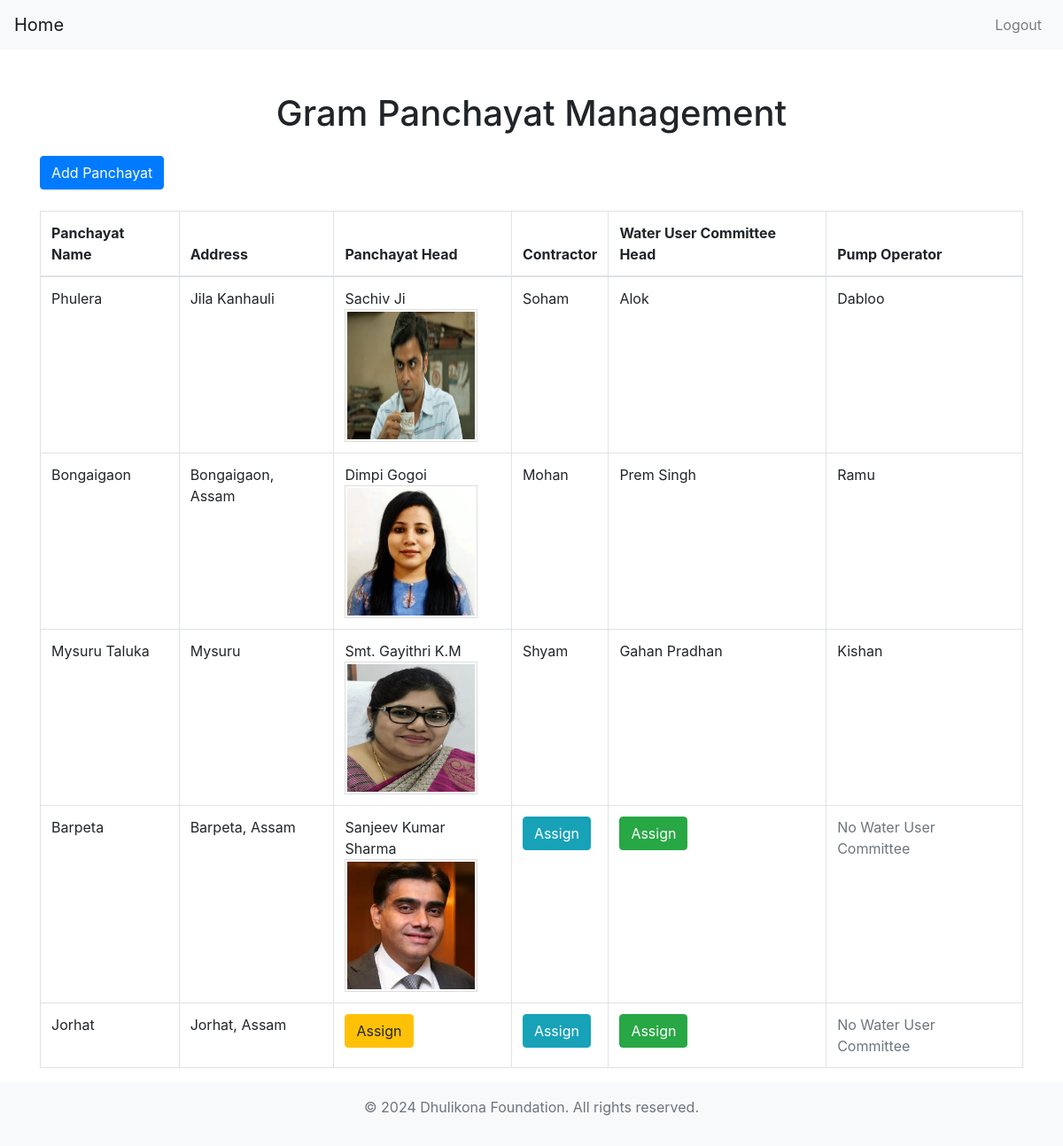
The page /gram-panchayat-management/ (signed in) on the database as committed earlier.
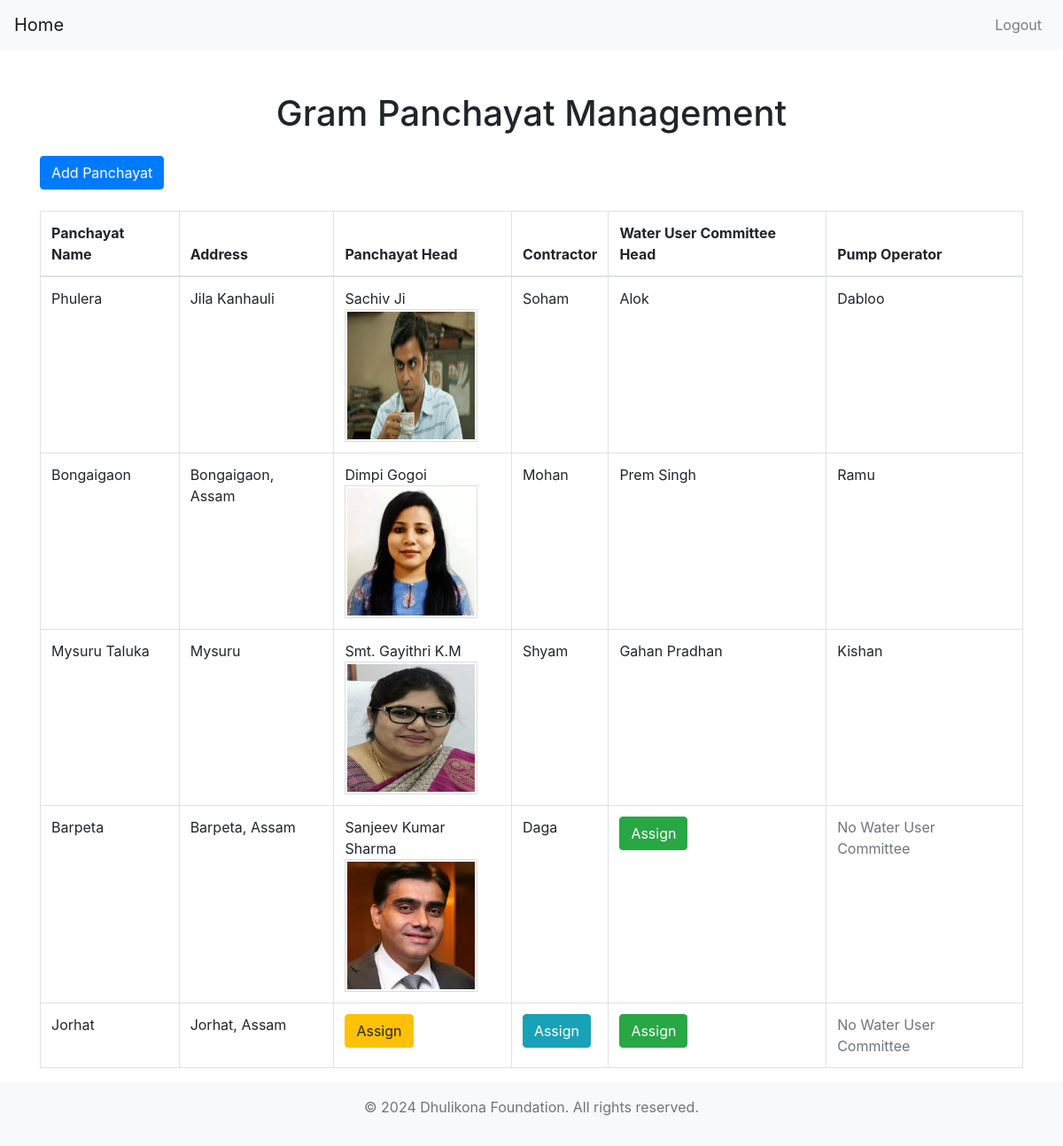
The same page on the database as committed later.
### water_management/models.py (models this page shows, shortened)
class GramPanchayat(models.Model):
    panchayat_name = models.CharField(max_length=100)
    panchayat_address = models.CharField(max_length=100)
    panchayat_head = models.ForeignKey(Person, related_name="panchayathead", on_delete=models.SET_NULL, null=True, blank=True)
    contractor = models.ForeignKey(Contractor, related_name="contractor_assigned_panchayats", on_delete=models.SET_NULL, null=True, blank=True)

class Person(models.Model):
    ROLE_CHOICES = [
        ('panchayathead', 'Panchayat Head'),
        ('consumer', 'Consumer'),
        ('contractor', 'Contractor'),
        ('watercommitteehead', 'Water Committee Head'),
        ('pumpoperator', 'Pump Operator'),
    ]
    person_name = models.CharField(max_length=100)
    aadhaar = models.CharField(max_length=16)
    contact = models.CharField(max_length=15)
    address = models.CharField(max_length=100)
    photo = models.ImageField(upload_to="profile_image", blank=True)
    person_role = models.CharField(max_length=20, choices=ROLE_CHOICES, default="consumer")
    password = models.CharField(max_length=128)  # Password field, will be hashed
    is_enabled = models.BooleanField(default=True)
    gram_panchayat = models.ForeignKey('GramPanchayat', related_name='residents', on_delete=models.SET_NULL, null=True, blank=True)
    due_days=models.IntegerField(default=0)
    enable_date = models.DateTimeField(default=timezone.now)

class Contractor(models.Model):
    contractor_detail = models.ForeignKey(Person, related_name="contractor_person", on_delete=models.CASCADE)

### water_management/views.py (the view)
# urls.py: path('gram-panchayat-management/', gram_panchayat_management, name='gram_panchayat_management'),
@login_required(login_url="portal/login/")
def gram_panchayat_management(request):
    panchayats = GramPanchayat.objects.all()
    context = {
        'panchayats': panchayats
    }
    return render(request, 'gram_panchayat_management.html', context)

### water_management/templates/gram_panchayat_management.html (shortened to what the changed rows need)
<!DOCTYPE html>
<html lang="en">
<head>
    <link href="https://stackpath.bootstrapcdn.com/bootstrap/4.5.2/css/bootstrap.min.css" rel="stylesheet">
</head>
<body>
    <div class="container mt-5">
        <h1 class="text-center mb-4">Gram Panchayat Management</h1>
        <div class="row">
            <div class="col-12">
                <table class="table table-bordered">
                    <thead>
                        <tr>
                            <th scope="col">Panchayat Name</th>
                            <th scope="col">Address</th>
                            <th scope="col">Panchayat Head</th>
                            <th scope="col">Contractor</th>
                            <th scope="col">Water User Committee Head</th>
                            <th scope="col">Pump Operator</th>
                        </tr>
                    </thead>
                    <tbody>
                        {% for panchayat in panchayats %}
                        <tr>
                            <td>{{ panchayat.panchayat_name }}</td>
                            <td>{{ panchayat.panchayat_address }}</td>
                            <td>
                                {% if panchayat.panchayat_head %}
                                    {{ panchayat.panchayat_head.person_name }}
                                    {% if panchayat.panchayat_head.photo %}
                                        <br>
                                        <img src="{{ panchayat.panchayat_head.photo.url }}" alt="Panchayat Head Photo" style="width: 150px; height: 150px; border: 1px solid #ddd; padding: 2px;">
                                    {% endif %}
                                {% else %}
                                    <a href="{% url 'assign_panchayat_head' panchayat.id %}" class="btn btn-warning btn-action">Assign</a>
                                {% endif %}
                            </td>
                            <td>
                                {% if panchayat.contractor %}
                                    {{ panchayat.contractor.contractor_detail.person_name }}
                                {% else %}
                                    <a href="{% url 'assign_contractor' panchayat.id %}" class="btn btn-info btn-action">Assign</a>
                                {% endif %}
                            </td>
                            <td>
                                {% if panchayat.committeepanchayat.exists %}
                                    {{ panchayat.committeepanchayat.first.committee_head.person_name }}
                                {% else %}
                                    <a href="{% url 'assign_water_user_committee' panchayat.id %}" class="btn btn-success btn-action">Assign</a>
                                {% endif %}
                            </td>
                            <td>
                                {% if panchayat.committeepanchayat.exists %}
                                    {% with pump_operators=panchayat.committeepanchayat.first.pumpoperator_set.all %}
                                        {% if pump_operators.exists %}
                                            {{ pump_operators.first.operator.person_name }}
                                        {% else %}
                                            <a href="{% url 'assign_pump_operator' panchayat.id %}" class="btn btn-danger btn-action">Assign</a>
                                        {% endif %}
                                    {% endwith %}
                                {% else %}
                                    <span class="text-muted">No Water User Committee</span>
                                {% endif %}
                            </td>
                        </tr>
                        {% endfor %}
                    </tbody>
                </table>
            </div>
        </div>
    </div>
</body>
</html>

Rows that differ between the two databases and show on the page:
changed GramPanchayat "Barpeta": contractor.contractor_detail.person_name (not shown) → "Daga"; no longer shows "Assign"
